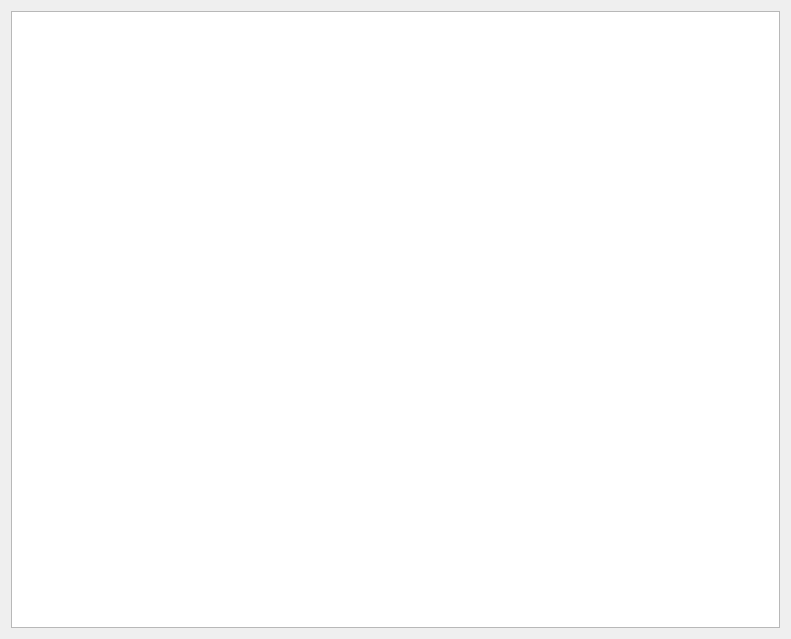
<?xml version="1.0" encoding="UTF-8"?>
<ui version="4.0">
 <class>myfilewg</class>
 <widget class="QWidget" name="myfilewg">
  <property name="geometry">
   <rect>
    <x>0</x>
    <y>0</y>
    <width>791</width>
    <height>639</height>
   </rect>
  </property>
  <property name="windowTitle">
   <string>Form</string>
  </property>
  <layout class="QVBoxLayout" name="verticalLayout">
   <item>
    <widget class="QListWidget" name="listWidget">
     <property name="viewMode">
      <enum>QListView::IconMode</enum>
     </property>
    </widget>
   </item>
  </layout>
 </widget>
 <resources/>
 <connections/>
</ui>
